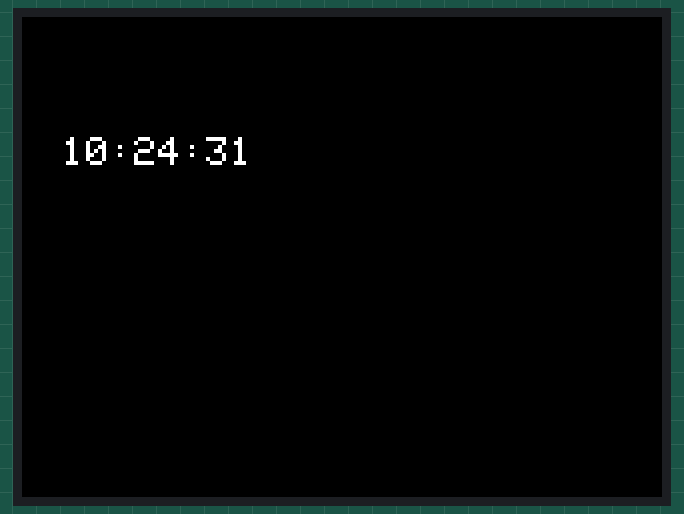
Bench run of a sketch on a simulated ESP32. On the bench: 320×240 colour display. WiFi joins after 1.5 s; servers stay silent unless stated; network time is answered at once with the bench clock; the local clock reads 2024-03-15 10:24:30 at power-on unless the sketch sets it; what the sketch prints to the serial monitor is not drawn.

Above: at 1.8 s.
At 10.4 s:
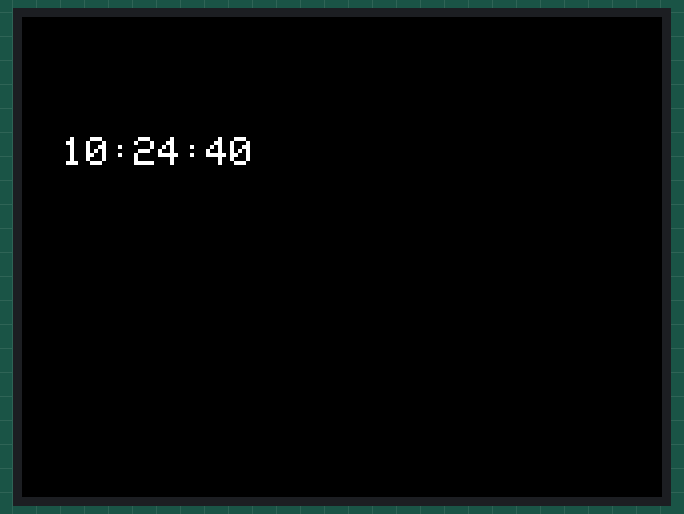
At 18.0 s:
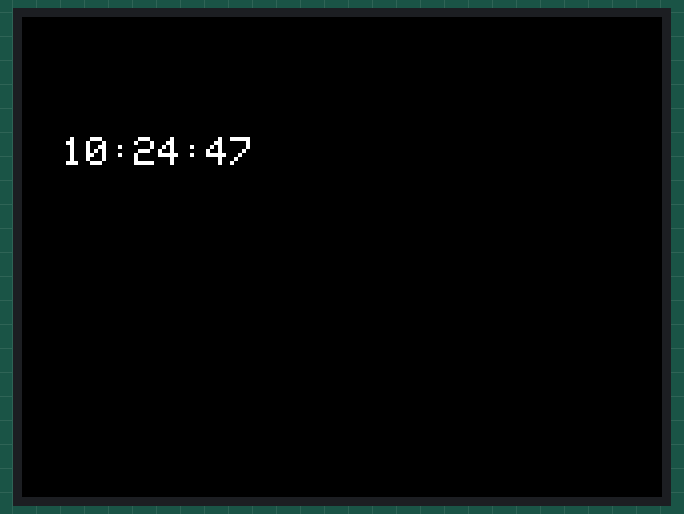
At 20.1 s:
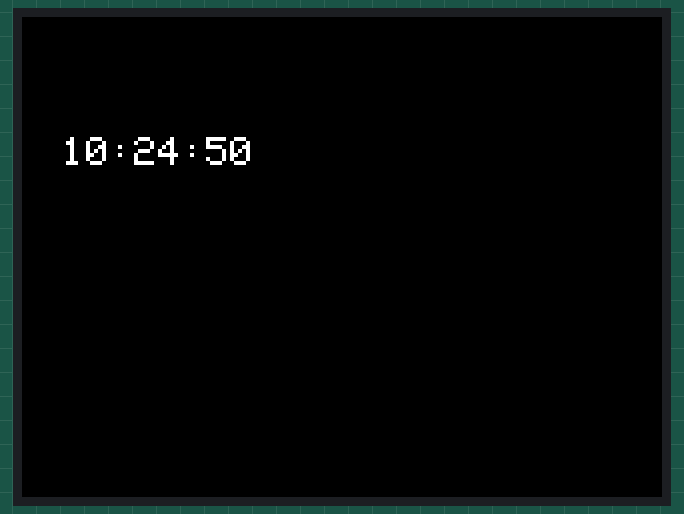
At 27.7 s:
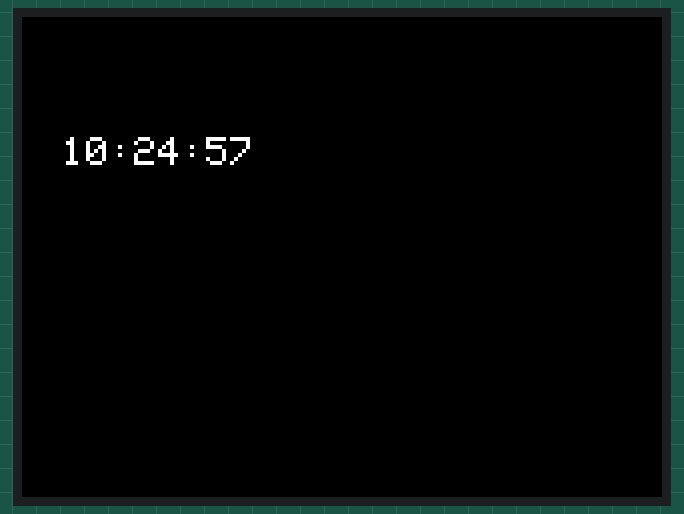
At 38.5 s:
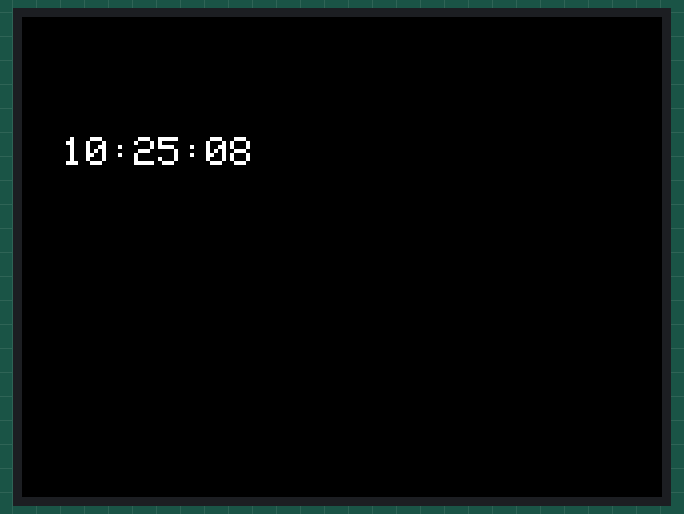

The sketch:

esp32-TFT-Clock.ino
```cpp
#include <Arduino.h>
#include <WiFi.h>
#include <WiFiClient.h>
#include <NTPClient.h>
#include <SPI.h>
#include <TFT_eSPI.h>

// Define your WiFi credentials
const char* ssid     = "YourWiFiSSID";
const char* password = "YourWiFiPassword";

// Define NTP Client to get time
const long  gmtOffset_sec = 3600; // GMT offset in seconds for Central European Time (CET)
WiFiUDP ntpUDP;
NTPClient timeClient(ntpUDP, "pool.ntp.org", gmtOffset_sec);

// Define TFT pins
#define TFT_CS     15
#define TFT_RST    4
#define TFT_DC     2
#define TFT_MOSI   23
#define TFT_SCK    18
#define TFT_MISO   19

TFT_eSPI tft = TFT_eSPI();

void setup() {
  Serial.begin(115200);

  // Initialize TFT display
  tft.begin();
  tft.setRotation(1);

  // Initialize WiFi connection
  WiFi.begin(ssid, password);
  Serial.print("Connecting to WiFi");
  while (WiFi.status() != WL_CONNECTED) {
    delay(500);
    Serial.print(".");
  }
  Serial.println("");
  Serial.println("WiFi connected");

  // Initialize NTP client
  timeClient.begin();
  timeClient.update();
}

void loop() {
  timeClient.update(); // Update time from NTP server

  // Get current time
  unsigned long epochTime = timeClient.getEpochTime();
  struct tm * timeinfo;
  timeinfo = localtime(&epochTime);

  // Format time
  char formattedTime[32];
  strftime(formattedTime, 32, "%H:%M:%S", timeinfo);

  // Display time on TFT
  tft.fillScreen(TFT_BLACK);
  tft.setTextSize(2);
  tft.setCursor(20, 60);
  tft.setTextColor(TFT_WHITE);
  tft.print(formattedTime);

  delay(1000); // Update time every second
}
```
